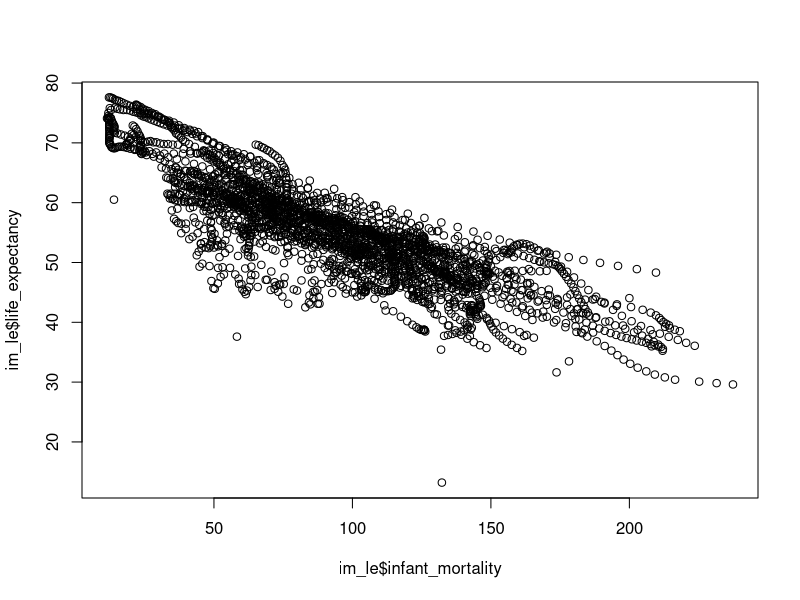
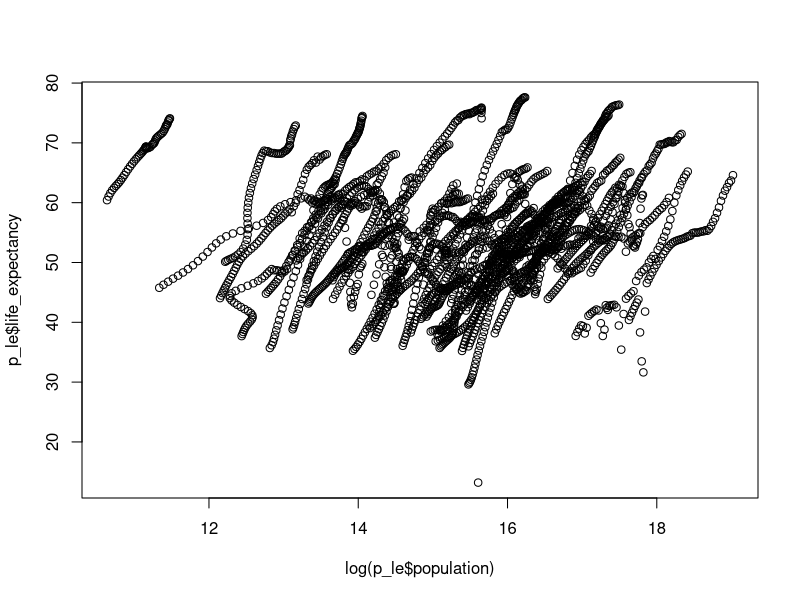
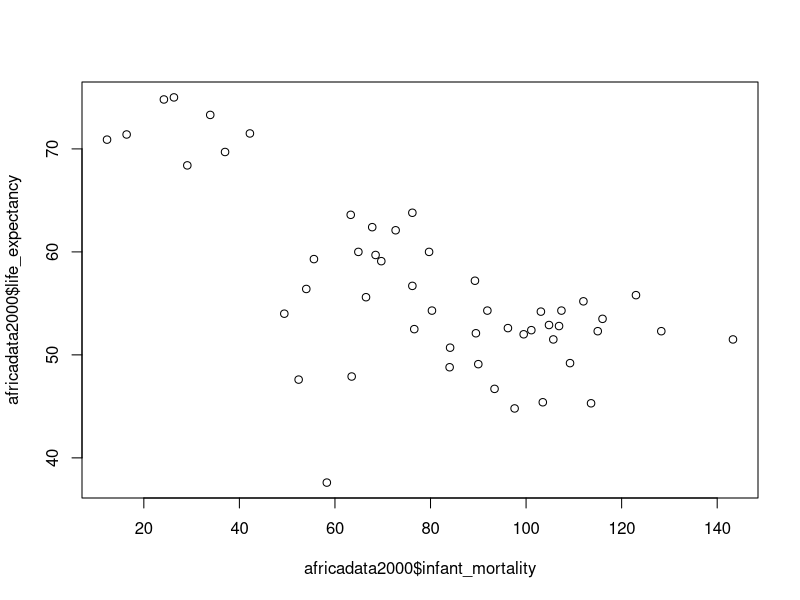
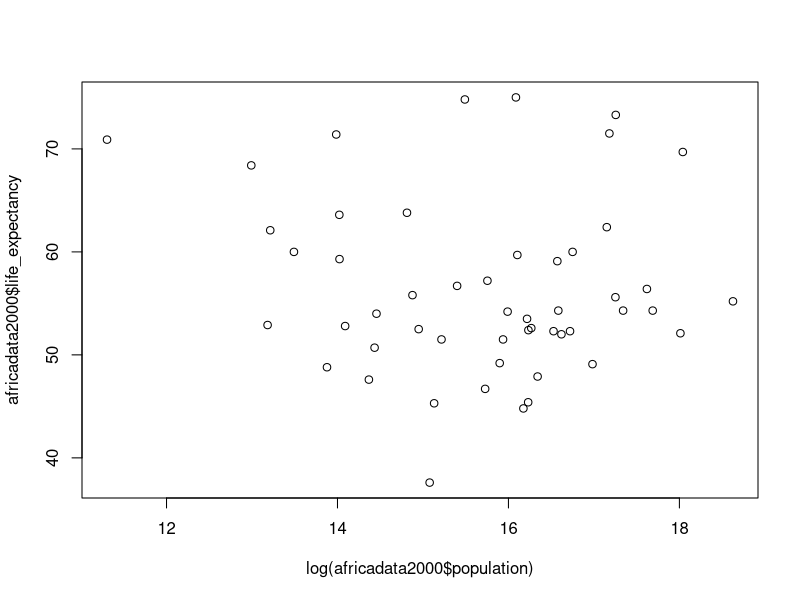
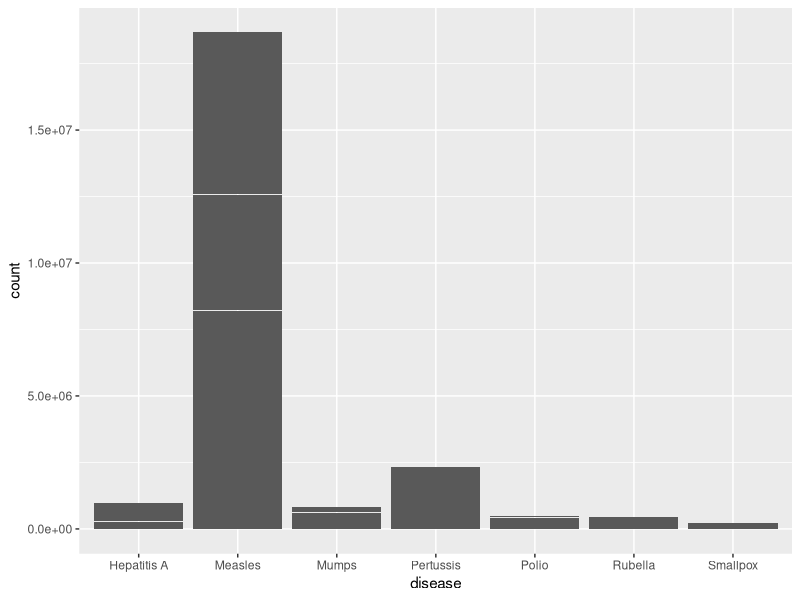
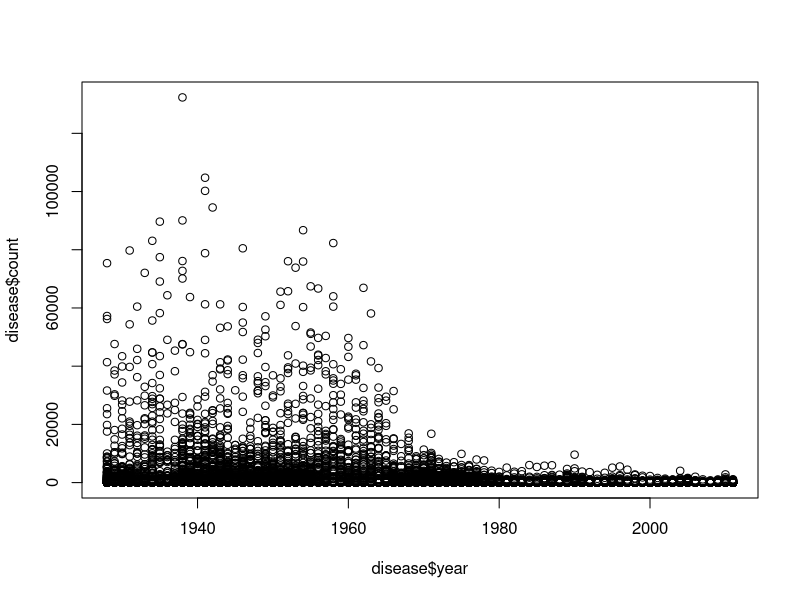
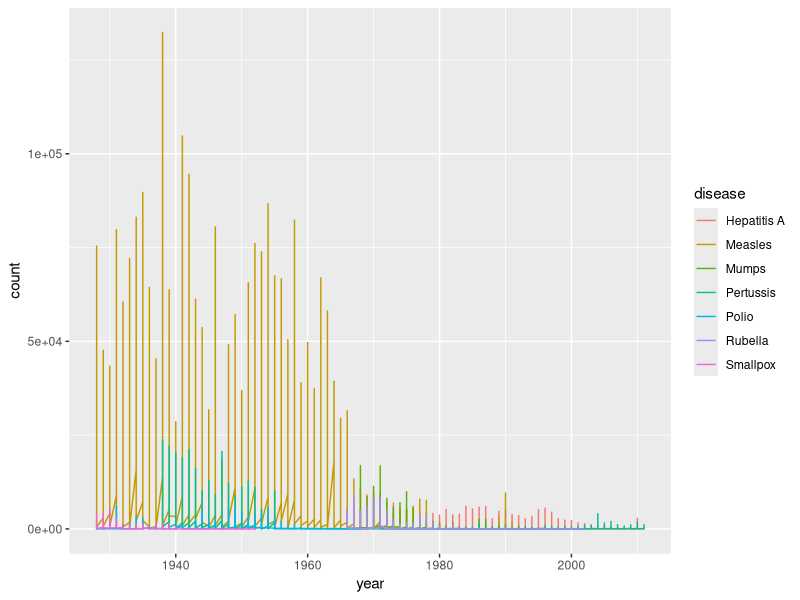
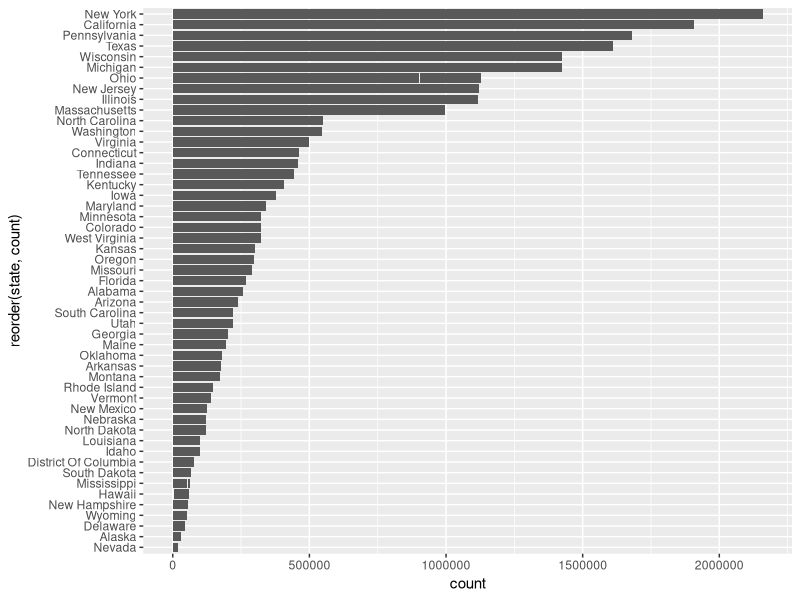

Here is the R script that generated these plots, in order:
## ---- chunk 1
# Loads the dslabs and tidyverse packages
library(dslabs)
library(tidyverse)

# view gapminder help file
help(gapminder)

# view data structure
str(gapminder)
## ---- chunk 2
# summary statistics for the data
summary(gapminder)
## ---- chunk 3
# get the object type of the data
class(gapminder)
## ---- chunk 4
# seperate out Africa data
africadata <- gapminder %>% filter(continent == 'Africa')

# view data structure
str(africadata)

# summary statistics for the data
summary(africadata)
## ---- chunk 5
# keep only infant_mortality and life_expectancy columns and save as im_le
im_le <- africadata %>% select(infant_mortality,life_expectancy)

# view data structure
str(im_le)

# summary statistics for the data
summary(im_le)
## ---- chunk 6
# keep only population and life_expectancy columns and save as p_le
p_le <- africadata %>% select(population,life_expectancy)

# view data structure
str(p_le)

# summary statistics for the data
summary(p_le)
## ---- chunk 7
# create a scatter plot of life_expenctancy as a function of infant_mortality
plot(im_le$infant_mortality, im_le$life_expectancy)
## ---- chunk 8
# create a scatter plot of life_expenctancy as a function of the natural log of population
plot(log(p_le$population), p_le$life_expectancy)
## ---- chunk 9
# filter africadata to only include rows with no data for infant_mortality and then get the count of year values.
africadata %>% filter(is.na(infant_mortality)) %>% count(year)
## ---- chunk 10
# seperate out data from 2000
africadata2000 <- africadata %>% filter(year == 2000)

# view data structure
str(africadata2000)

# summary statistics for the data
summary(africadata2000)
## ---- chunk 11
# create a scatter plot of life_expenctancy as a function of infant_mortality
plot(africadata2000$infant_mortality, africadata2000$life_expectancy)
## ---- chunk 12
# create a scatter plot of life_expenctancy as a function of the natural log of population
plot(log(africadata2000$population), africadata2000$life_expectancy)
## ---- chunk 13
# linear regression of life_expectancy by infant_mortality
fit1 <- lm(life_expectancy ~ infant_mortality, data=africadata2000)

# linear regression of life_expectancy by population
fit2 <- lm(life_expectancy ~ population, data=africadata2000)

# summary of the infant_mortality model
summary(fit1)
## ---- chunk 14
# summary of the population model
summary(fit2)
## ---- chunk 15
#Calling the data from gapminder package
data('us_contagious_diseases')
#Transferring to data frame with simpler name
disease = us_contagious_diseases
## ---- chunk 16
# Checking structure of the data
str(disease)
#Looks like all the data types are usable
## ---- chunk 17
#Checking the data quartiles and some samples
summary(disease)
## ---- chunk 18
#Creating a variable to show how many cases per 100,000 people in the state have contracted the disease
disease$Per100K = (disease$count /(disease$population / 100))
## ---- chunk 19
#Adding package for better visualizations
library(ggplot2)
## ---- chunk 20
#Bar chart showing which diseases have been most severe in our dataset
disease |>
  ggplot()+
    geom_bar(aes(x=disease, y=count), stat="identity")
## ---- chunk 21
#Plotting the total diseases per year
#We can see what we would expect, less cases as medicince modernizes
plot(disease$year, disease$count)
## ---- chunk 22
#Similar chart to the previous one, but now we're seeing comparing diseases to each other for reference
ggplot(data=disease, aes(x=year, y=count, group=disease))+
  geom_line(aes(color=disease))
## ---- chunk 23
#Bar plot showing which states have had the most cases of diseases overall
disease |>
  ggplot()+
    geom_bar(aes(x=reorder(state, count), y=count), stat="identity")+
    coord_flip()
#Using the reorder command so that states with the most cases are at the top
#Using the coord_flip command so the state names are on the left side
## ---- chunk 24
#Generating the same plot but now we're using the cases per 100,000 variable we created earliar.
disease |>
  ggplot()+
    geom_bar(aes(x=reorder(state, Per100K), y=Per100K), stat="identity")+
    coord_flip()
#We see a different set of states when we account for population size
## ---- chunk 25
#Plotting to determine which weeks have most cases reported
plot(disease$weeks_reporting, disease$count)
## ---- chunk 26
#First Model: Predictor is weeks reported and outcome is number of cases

fit1 = lm(count ~ weeks_reporting, data=disease)
summary(fit1)
## ---- chunk 27
#Second Model: Predictor is cases per 100K and outcome is number of cases

fit2 = lm(count ~ Per100K, data=disease)
summary(fit2)
